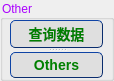
   <widget class="QGroupBox" name="groupBox_9">
    <property name="geometry">
     <rect>
      <x>758</x>
      <y>545</y>
      <width>114</width>
      <height>81</height>
     </rect>
    </property>
    <property name="styleSheet">
     <string notr="true">    /* 前景色 */  
    color:rgb(170, 0, 255)
</string>
    </property>
    <property name="title">
     <string>Other</string>
    </property>
    <widget class="QSplitter" name="splitter_2">
     <property name="geometry">
      <rect>
       <x>10</x>
       <y>20</y>
       <width>93</width>
       <height>58</height>
      </rect>
     </property>
     <property name="orientation">
      <enum>Qt::Vertical</enum>
     </property>
     <widget class="QPushButton" name="data">
      <property name="styleSheet">
       <string notr="true">QPushButton
{  
    /* 前景色 */  
    color:green;  
 
    /* 背景色 */  
    background-color:rgb(223,223,223);  
 
    /* 边框风格 */  
    border-style:outset;  
 
    /* 边框宽度 */  
    border-width:0.5px;  
 
    /* 边框颜色 */  
    border-color:rgb(10,45,110);  
 
    /* 边框倒角 */  
    border-radius:5px;  
 
    /* 字体 */  
    font:bold 14px;  
  
 
    /* 内边距 */  
    padding:4px;  
} 
 
/* 鼠标按下时的效果 */ 
QPushButton#pushButton:pressed 
{  
    /* 改变背景色 */  
    background-color:rgb(40,85,20);  
 
    /* 改变边框风格 */  
    border-style:inset;  
 
    /* 使文字有一点移动 */  
    padding-left:6px;  
    padding-top:6px;  
}
 
/* 按钮样式 */ 
QPushButton:flat 
{  
    border:2px solid red;  
} 
 
/*鼠标悬浮时的效果*/
QPushButton:hover
{
    color:#0000ff;
    background-color:rgb(210, 205, 205); /*改变背景色*/
    border-style:inset;/*改变边框风格*/
    padding-left:8px;
    padding-top:8px;
}</string>
      </property>
      <property name="text">
       <string>查询数据</string>
      </property>
     </widget>
     <widget class="QPushButton" name="others">
      <property name="styleSheet">
       <string notr="true">QPushButton
{  
    /* 前景色 */  
    color:green;  
 
    /* 背景色 */  
    background-color:rgb(223,223,223);  
 
    /* 边框风格 */  
    border-style:outset;  
 
    /* 边框宽度 */  
    border-width:0.5px;  
 
    /* 边框颜色 */  
    border-color:rgb(10,45,110);  
 
    /* 边框倒角 */  
    border-radius:5px;  
 
    /* 字体 */  
    font:bold 14px;  
  
 
    /* 内边距 */  
    padding:4px;  
} 
 
/* 鼠标按下时的效果 */ 
QPushButton#pushButton:pressed 
{  
    /* 改变背景色 */  
    background-color:rgb(40,85,20);  
 
    /* 改变边框风格 */  
    border-style:inset;  
 
    /* 使文字有一点移动 */  
    padding-left:6px;  
    padding-top:6px;  
}
 
/* 按钮样式 */ 
QPushButton:flat 
{  
    border:2px solid red;  
} 
 
/*鼠标悬浮时的效果*/
QPushButton:hover
{
    color:#0000ff;
    background-color:rgb(210, 205, 205); /*改变背景色*/
    border-style:inset;/*改变边框风格*/
    padding-left:8px;
    padding-top:8px;
}</string>
      </property>
      <property name="text">
       <string>Others</string>
      </property>
     </widget>
    </widget>
   </widget>
